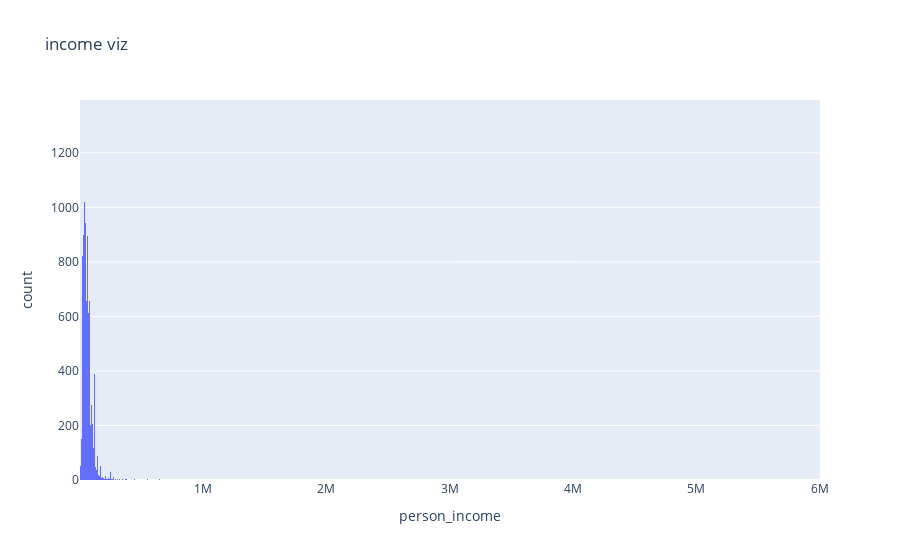

Notebook source saved alongside this figure:
### Code cell
px.histogram(crloan_df, x='person_income', title='income viz')

### Figure 1 — Plotly figure (JSON) as saved in the notebook; plotly's stock layout.template omitted (floating-point values rounded to 4 significant figures; data arrays with more than 128 entries replaced by an {"elided": "..."} marker saying what was removed)
{"data": [{"bingroup": "x", "hovertemplate": "person_income=%{x}<br>count=%{y}<extra></extra>", "legendgroup": "", "marker": {"color": "#636efa", "pattern": {"shape": ""}}, "name": "", "orientation": "v", "showlegend": false, "type": "histogram", "x": {"elided": "32581 int values"}, "xaxis": "x", "yaxis": "y"}], "layout": {"barmode": "relative", "legend": {"tracegroupgap": 0}, "title": {"text": "income viz"}, "xaxis": {"anchor": "y", "domain": [0, 1], "title": {"text": "person_income"}}, "yaxis": {"anchor": "x", "domain": [0, 1], "title": {"text": "count"}}}}
